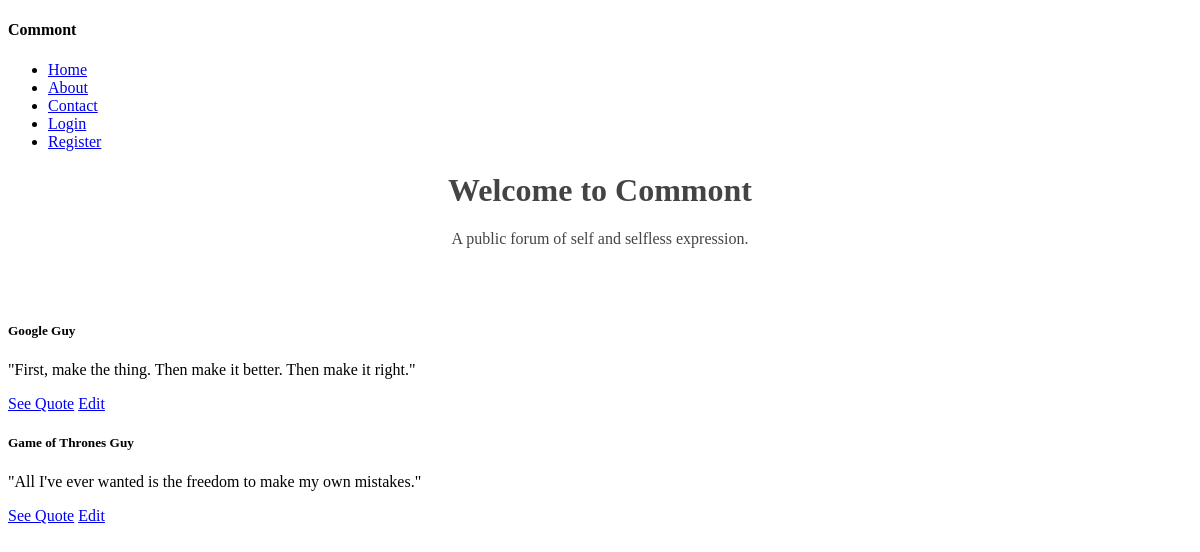
The app's page /, older data.
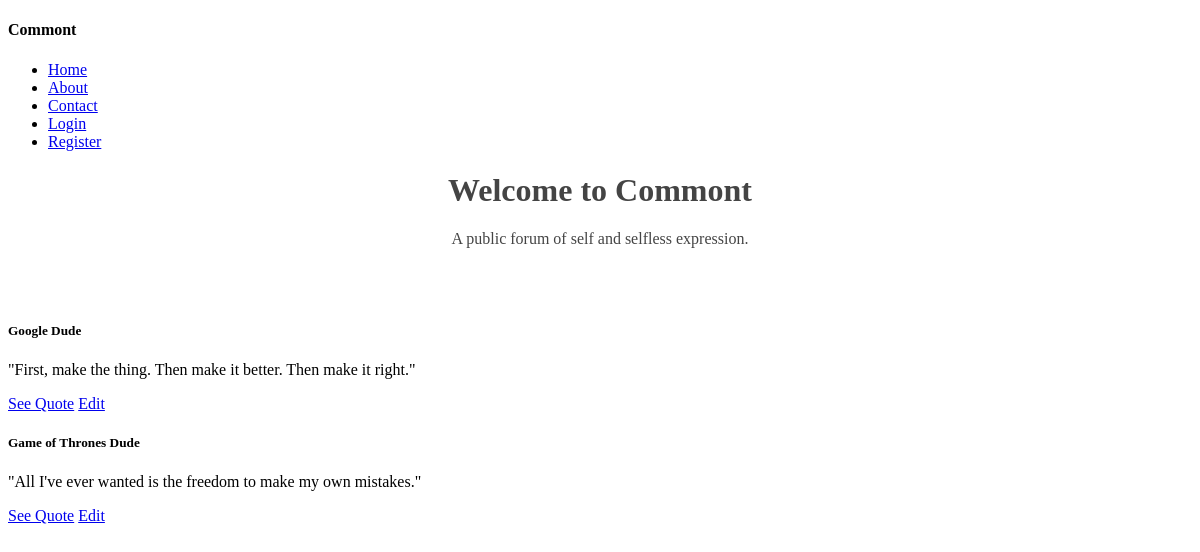
The same page, newer data.
### collection/models.py (models this page shows)
class Quote(models.Model):
    author = models.CharField(max_length=255)
    text = models.TextField()
    description = models.TextField()
    slug = models.SlugField(unique=True)
    user = models.OneToOneField(User, blank=True, null=True)

### collection/views.py (the view)
# urls.py: url(r'^$', 'collection.views.index', name='home'),
def index(request):
    quotes = Quote.objects.all()
    return render(request, 'index.html', {
        'quotes': quotes,
    })

### collection/templates/index.html (shortened to what this page needs)
{% extends 'layouts/base.html' %}
{% block content %}
    <h1 class="title">Welcome to Commont</h1>
    <p class="sub-title">A public forum of self and selfless expression.</p>
    <br />
    <br />
    {% for quote in quotes %}
        <h5>{{ quote.author }}</h5>
        <p>{{ quote.text }}</p>
        <a href="{% url 'quote_detail' slug=quote.slug %}">See Quote</a>
        <a href="{% url 'edit_quote' slug=quote.slug %}">Edit</a>
    {% endfor %}
{% endblock %}

### collection/templates/layouts/base.html (shortened to what this page needs)
{% load staticfiles %}
<!DOCTYPE html>
<html lang="en">
<head>
    <link rel="stylesheet" href="{% static 'stylesheets/styles.css' %}" />
</head>
<body>
    <header>
        <h4>Commont</h4>
        <nav>
            <ul>
                <li><a href="{% url 'home' %}">Home</a></li>
                <li><a href="{% url 'about' %}">About</a></li>
                <li><a href="{% url 'contact' %}">Contact</a></li>
                {% if user.is_authenticated %}
                    <li><a href="{% url 'auth_logout' %}">Logout</a></li>
                {% else %}
                    <li><a href="{% url 'auth_login' %}">Login</a></li>
                    <li><a href="{% url 'registration_register' %}">Register</a></li>
                {% endif %}
            </ul>
        </nav>
    </header>
    {% block content %}{% endblock %}
</body>
</html>

### collection/static/stylesheets/styles.css (style rules this page uses)
.title, .sub-title { text-align: center; color: #444; }

Row changes from the older to the newer data that the page shows:
changed Quote "\"First, make the thing. Then make it better. Then make it right.\"": author "Google Guy" → "Google Dude"
changed Quote "\"All I've ever wanted is the freedom to make my own mistakes.\"": author "Game of Thrones Guy" → "Game of Thrones Dude"
